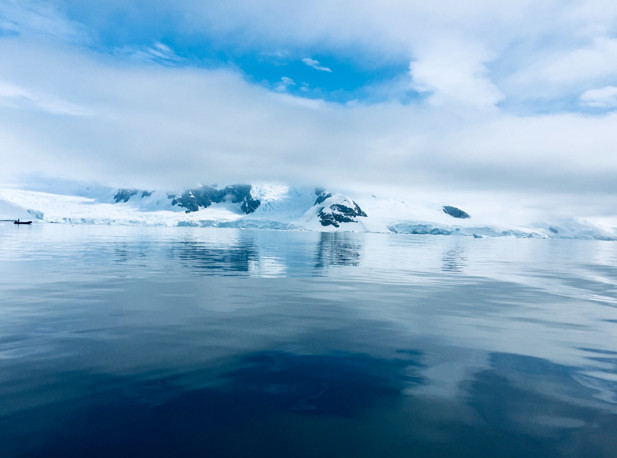
#> input picture 大二下/多媒體/week4/antarctic.jpg, 617 x 458 px
$ python 2.py
#> lines starting #> are read from the running program, lines starting #| are printed output that depends on the picture; after the words box and inside, x2 and y2 are one past the last pixel; in counts of white or black regions, pixels touching at a corner belong together
import cv2
import numpy as np

img = cv2.imread("antarctic.jpg")
#> img is the input picture: shape (458, 617, 3); mean B, G, R 189.4, 161, 122.6

font = cv2.FONT_HERSHEY_SIMPLEX

cv2.putText(img, 'FCU Student', (0, 150), font, 3, (255, 0, 0), 12, cv2.LINE_8, False)
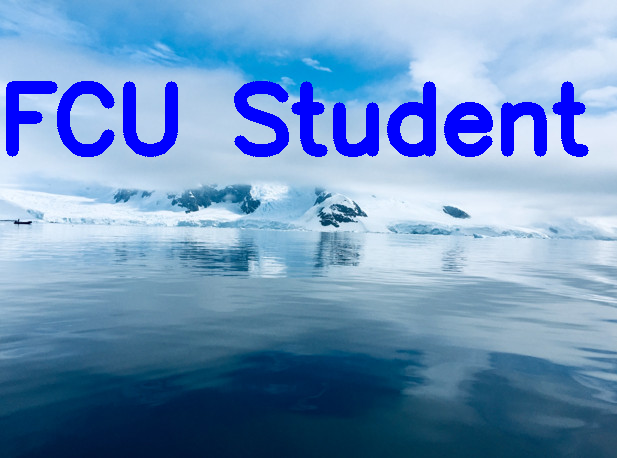
#> img: shape (458, 617, 3); 6.17% of pixels changed, all inside (x1, y1, x2, y2) = (6, 81, 589, 157)

cv2.imshow("Fcu CSIE Student",img)
cv2.waitKey(0)
cv2.destroyAllWindows()
